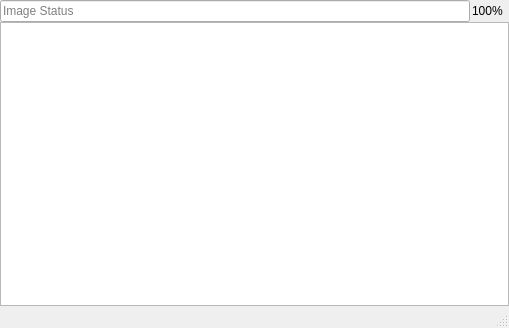
<?xml version="1.0" encoding="UTF-8"?>
<ui version="4.0">
 <class>ImageWindow</class>
 <widget class="QMainWindow" name="ImageWindow">
  <property name="geometry">
   <rect>
    <x>0</x>
    <y>0</y>
    <width>509</width>
    <height>328</height>
   </rect>
  </property>
  <property name="windowTitle">
   <string>MainWindow</string>
  </property>
  <widget class="QWidget" name="centralwidget">
   <layout class="QGridLayout" name="gridLayout">
    <property name="leftMargin">
     <number>0</number>
    </property>
    <property name="topMargin">
     <number>0</number>
    </property>
    <property name="rightMargin">
     <number>0</number>
    </property>
    <property name="bottomMargin">
     <number>0</number>
    </property>
    <property name="horizontalSpacing">
     <number>6</number>
    </property>
    <property name="verticalSpacing">
     <number>0</number>
    </property>
    <item row="1" column="0">
     <widget class="CDrawView" name="gView">
      <property name="cursor" stdset="0">
       <cursorShape>CrossCursor</cursorShape>
      </property>
      <property name="mouseTracking">
       <bool>true</bool>
      </property>
      <property name="autoFillBackground">
       <bool>true</bool>
      </property>
      <property name="backgroundBrush">
       <brush brushstyle="SolidPattern">
        <color alpha="255">
         <red>64</red>
         <green>64</green>
         <blue>64</blue>
        </color>
       </brush>
      </property>
      <property name="dragMode">
       <enum>QGraphicsView::NoDrag</enum>
      </property>
     </widget>
    </item>
    <item row="0" column="0">
     <layout class="QHBoxLayout" name="horizontalLayout">
      <property name="spacing">
       <number>2</number>
      </property>
      <property name="rightMargin">
       <number>6</number>
      </property>
      <item>
       <widget class="QLineEdit" name="lEdit_Image_Status">
        <property name="readOnly">
         <bool>true</bool>
        </property>
        <property name="placeholderText">
         <string>Image Status</string>
        </property>
       </widget>
      </item>
      <item>
       <widget class="QLabel" name="lbl_Image_Scale">
        <property name="text">
         <string>100%</string>
        </property>
        <property name="alignment">
         <set>Qt::AlignLeading|Qt::AlignLeft|Qt::AlignVCenter</set>
        </property>
       </widget>
      </item>
     </layout>
    </item>
   </layout>
  </widget>
  <widget class="QStatusBar" name="statusbar"/>
 </widget>
 <customwidgets>
  <customwidget>
   <class>CDrawView</class>
   <extends>QGraphicsView</extends>
   <header>draw_view.h</header>
  </customwidget>
 </customwidgets>
 <resources/>
 <connections/>
</ui>
